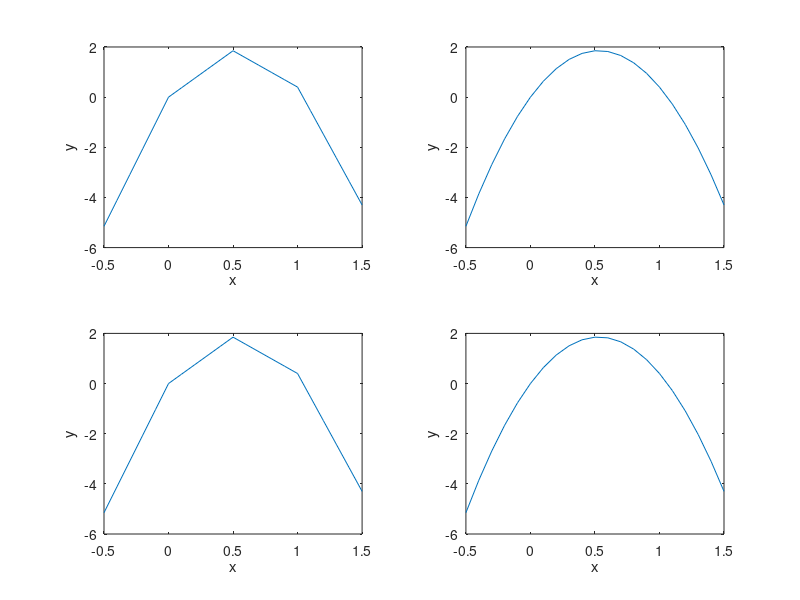

Source code (MATLAB):
x = [-0.5, 0.0, 0.5, 1.0, 1.5];
y = [-5.15, 0.0, 1.85, 0.4, -4.3];

x_1 = [-0.5 : 0.1 : 1.5];

y_1 = [];
for i = 2:5
  x_prev = x(i - 1);
  x_cur = x(i);
  
  a = (y(i) - y(i - 1)) / (x_cur - x_prev);
  b = y(i - 1) - a * x_prev;
  for j = x_prev : 0.1 : (x_cur - 0.1)
    y_1 = [y_1; a * j + b];
  endfor
endfor
y_1 = [y_1; y(5)];



y_2 = [];
for i = 3:2:5
  x_prev = x(i - 2);
  x_cur = x(i - 1);
  x_next = x(i);
  
  m = [x_prev ^ 2, x_prev, 1; x_cur ^ 2, x_cur, 1; x_next ^ 2, x_next, 1];
  ans = [y(i - 2); y(i - 1); y(i)];
  temp = m \ ans;
  a = temp(1);
  b = temp(2);
  c = temp(3);
  for j = x_prev : 0.1 : (x_next - 0.1)
    y_2 = [y_2; (a * j ^ 2 + b * j + c)];
  endfor
endfor
y_2 = [y_2; y(5)];


y_3_a = interp1(x, y, x_1, 'linear');
y_3_b = interp1(x, y, x_1, 'spline');

subplot(2, 2, 1)
plot(x_1, y_1)
xlabel('x');
ylabel('y')

subplot(2, 2, 2)
plot(x_1, y_2)
xlabel('x');
ylabel('y')

subplot(2, 2, 3)
plot(x_1, y_3_a)
xlabel('x');
ylabel('y')

subplot(2, 2, 4)
plot(x_1, y_3_b)
xlabel('x');
ylabel('y')